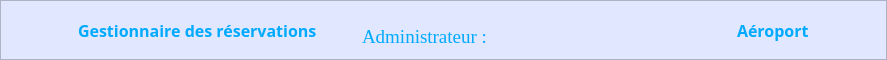
       <widget class="QFrame" name="frame">
        <property name="sizePolicy">
         <sizepolicy hsizetype="Preferred" vsizetype="Expanding">
          <horstretch>0</horstretch>
          <verstretch>0</verstretch>
         </sizepolicy>
        </property>
        <property name="minimumSize">
         <size>
          <width>0</width>
          <height>53</height>
         </size>
        </property>
        <property name="maximumSize">
         <size>
          <width>16777215</width>
          <height>60</height>
         </size>
        </property>
        <property name="styleSheet">
         <string notr="true">background-color : #e0e7ff;</string>
        </property>
        <property name="frameShape">
         <enum>QFrame::Shape::StyledPanel</enum>
        </property>
        <property name="frameShadow">
         <enum>QFrame::Shadow::Raised</enum>
        </property>
        <layout class="QHBoxLayout" name="horizontalLayout">
         <property name="spacing">
          <number>5</number>
         </property>
         <property name="leftMargin">
          <number>0</number>
         </property>
         <property name="rightMargin">
          <number>0</number>
         </property>
         <item>
          <spacer name="horizontalSpacer_11">
           <property name="orientation">
            <enum>Qt::Orientation::Horizontal</enum>
           </property>
           <property name="sizeType">
            <enum>QSizePolicy::Policy::Preferred</enum>
           </property>
           <property name="sizeHint" stdset="0">
            <size>
             <width>40</width>
             <height>20</height>
            </size>
           </property>
          </spacer>
         </item>
         <item>
          <widget class="QPushButton" name="pushButton_72">
           <property name="sizePolicy">
            <sizepolicy hsizetype="Fixed" vsizetype="Fixed">
             <horstretch>0</horstretch>
             <verstretch>0</verstretch>
            </sizepolicy>
           </property>
           <property name="styleSheet">
            <string notr="true">border : none;</string>
           </property>
           <property name="text">
            <string/>
           </property>
           <property name="icon">
            <iconset resource="ressources/icons.qrc">
             <normaloff>:/icons/passeport.png</normaloff>:/icons/passeport.png</iconset>
           </property>
           <property name="iconSize">
            <size>
             <width>35</width>
             <height>35</height>
            </size>
           </property>
          </widget>
         </item>
         <item>
          <widget class="QLabel" name="label_9">
           <property name="sizePolicy">
            <sizepolicy hsizetype="Fixed" vsizetype="Fixed">
             <horstretch>0</horstretch>
             <verstretch>0</verstretch>
            </sizepolicy>
           </property>
           <property name="minimumSize">
            <size>
             <width>0</width>
             <height>20</height>
            </size>
           </property>
           <property name="maximumSize">
            <size>
             <width>16777215</width>
             <height>50</height>
            </size>
           </property>
           <property name="font">
            <font>
             <family>Microsoft JhengHei</family>
             <pointsize>12</pointsize>
             <bold>true</bold>
            </font>
           </property>
           <property name="styleSheet">
            <string notr="true">color : #00aaff;</string>
           </property>
           <property name="text">
            <string>Gestionnaire des réservations</string>
           </property>
          </widget>
         </item>
         <item>
          <spacer name="horizontalSpacer">
           <property name="orientation">
            <enum>Qt::Orientation::Horizontal</enum>
           </property>
           <property name="sizeType">
            <enum>QSizePolicy::Policy::Expanding</enum>
           </property>
           <property name="sizeHint" stdset="0">
            <size>
             <width>40</width>
             <height>20</height>
            </size>
           </property>
          </spacer>
         </item>
         <item alignment="Qt::AlignmentFlag::AlignBottom">
          <widget class="QLabel" name="label_7">
           <property name="sizePolicy">
            <sizepolicy hsizetype="Fixed" vsizetype="Fixed">
             <horstretch>0</horstretch>
             <verstretch>0</verstretch>
            </sizepolicy>
           </property>
           <property name="font">
            <font>
             <family>Times New Roman</family>
             <pointsize>14</pointsize>
            </font>
           </property>
           <property name="styleSheet">
            <string notr="true">color : #00aaff;</string>
           </property>
           <property name="text">
            <string>Administrateur :</string>
           </property>
          </widget>
         </item>
         <item alignment="Qt::AlignmentFlag::AlignBottom">
          <widget class="QLineEdit" name="nomAdministrateur">
           <property name="sizePolicy">
            <sizepolicy hsizetype="Fixed" vsizetype="Fixed">
             <horstretch>0</horstretch>
             <verstretch>0</verstretch>
            </sizepolicy>
           </property>
           <property name="minimumSize">
            <size>
             <width>200</width>
             <height>30</height>
            </size>
           </property>
           <property name="maximumSize">
            <size>
             <width>200</width>
             <height>30</height>
            </size>
           </property>
           <property name="font">
            <font>
             <family>Times New Roman</family>
             <pointsize>14</pointsize>
            </font>
           </property>
           <property name="styleSheet">
            <string notr="true">border : none;
color: orangered;
padding-left : 10px;</string>
           </property>
           <property name="alignment">
            <set>Qt::AlignmentFlag::AlignBottom|Qt::AlignmentFlag::AlignLeading|Qt::AlignmentFlag::AlignLeft</set>
           </property>
           <property name="readOnly">
            <bool>true</bool>
           </property>
           <property name="placeholderText">
            <string/>
           </property>
          </widget>
         </item>
         <item>
          <spacer name="horizontalSpacer_8">
           <property name="orientation">
            <enum>Qt::Orientation::Horizontal</enum>
           </property>
           <property name="sizeType">
            <enum>QSizePolicy::Policy::Expanding</enum>
           </property>
           <property name="sizeHint" stdset="0">
            <size>
             <width>40</width>
             <height>20</height>
            </size>
           </property>
          </spacer>
         </item>
         <item>
          <widget class="QLabel" name="label_10">
           <property name="sizePolicy">
            <sizepolicy hsizetype="Fixed" vsizetype="Fixed">
             <horstretch>0</horstretch>
             <verstretch>0</verstretch>
            </sizepolicy>
           </property>
           <property name="minimumSize">
            <size>
             <width>0</width>
             <height>20</height>
            </size>
           </property>
           <property name="maximumSize">
            <size>
             <width>500</width>
             <height>50</height>
            </size>
           </property>
           <property name="font">
            <font>
             <family>Microsoft JhengHei</family>
             <pointsize>12</pointsize>
             <bold>true</bold>
            </font>
           </property>
           <property name="styleSheet">
            <string notr="true">color : #00aaff;</string>
           </property>
           <property name="text">
            <string>Aéroport</string>
           </property>
          </widget>
         </item>
         <item>
          <widget class="QPushButton" name="pushButton_73">
           <property name="sizePolicy">
            <sizepolicy hsizetype="Fixed" vsizetype="Fixed">
             <horstretch>0</horstretch>
             <verstretch>0</verstretch>
            </sizepolicy>
           </property>
           <property name="styleSheet">
            <string notr="true">border : none;</string>
           </property>
           <property name="text">
            <string/>
           </property>
           <property name="icon">
            <iconset resource="ressources/icons.qrc">
             <normaloff>:/icons/madagascar.png</normaloff>:/icons/madagascar.png</iconset>
           </property>
           <property name="iconSize">
            <size>
             <width>35</width>
             <height>35</height>
            </size>
           </property>
          </widget>
         </item>
         <item>
          <spacer name="horizontalSpacer_12">
           <property name="orientation">
            <enum>Qt::Orientation::Horizontal</enum>
           </property>
           <property name="sizeType">
            <enum>QSizePolicy::Policy::Preferred</enum>
           </property>
           <property name="sizeHint" stdset="0">
            <size>
             <width>40</width>
             <height>20</height>
            </size>
           </property>
          </spacer>
         </item>
        </layout>
       </widget>
